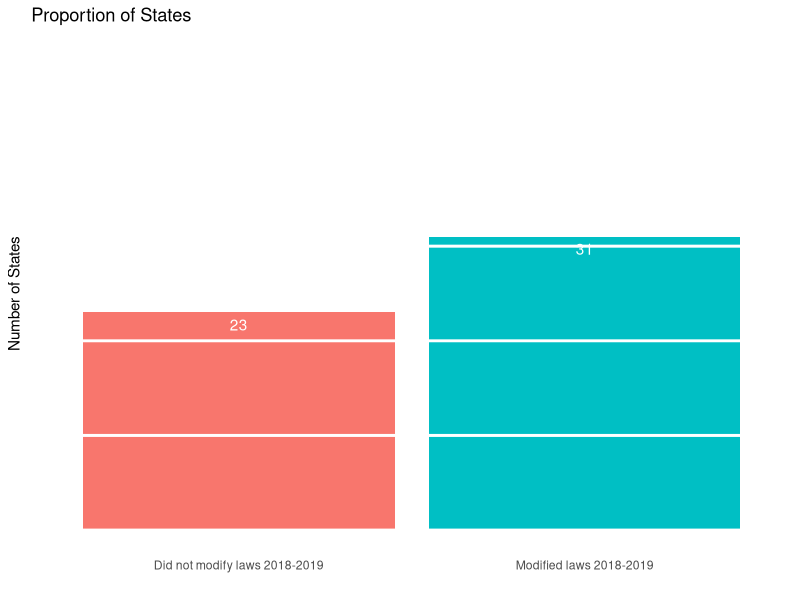
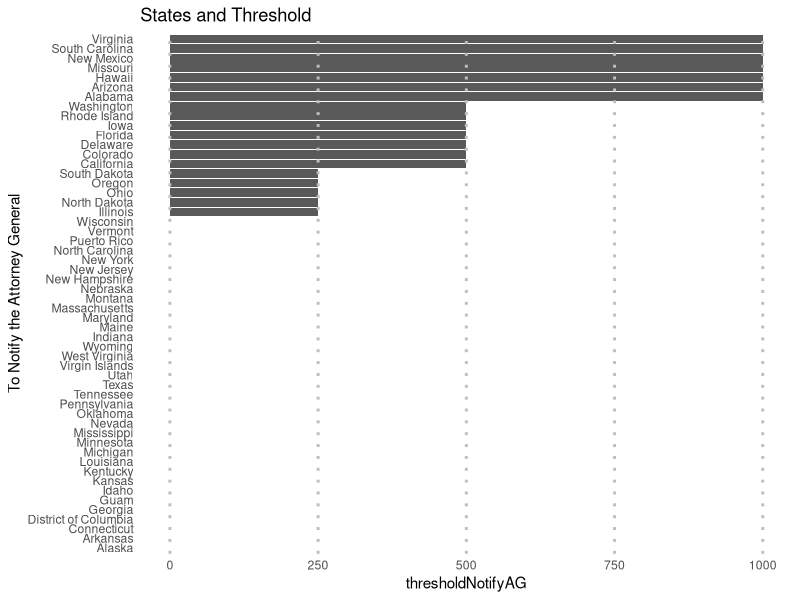

The R script that drew these images, in order:
## ---- chunk 1
knitr::opts_chunk$set(echo = TRUE)
## ---- chunk 2
library(readr)

statesData <- read_csv("statesSimplified.csv")


# Remove unneeded columns
statesData <- subset(statesData, select = c(1:13))

# Replace all NA values with the integer 0
statesData[is.na(statesData)] <- 0


library(ggplot2)




ggplot(data = statesData, mapping = aes(x = modifiedLawsin2018or2019, fill = modifiedLawsin2018or2019)) + 
  geom_bar() + 
  labs(title = "Proportion of States", x = "", y = "Number of States") + 
  theme(panel.background = element_blank()) + 
  geom_hline(yintercept = seq(0, 50, by = 10), col = "white", lwd = 1) + 
  theme(axis.text.y = element_blank(), axis.ticks = element_blank()) +
  geom_text(aes(label=..count..), stat="count", position = position_stack(), vjust = 1.5, color = "white") + 
  theme(legend.position = "none") + 
  scale_x_discrete(limit = c("FALSE", "TRUE"),
                     labels = c("Did not modify laws 2018-2019", "Modified laws 2018-2019"))
  
ggplot(statesData) + 
  geom_bar(mapping = aes(x = reorder(State, thresholdNotifyAG), y = thresholdNotifyAG), stat = "identity") + 
  xlab("State") + 
  theme(panel.background = element_blank()) + 
  theme(axis.ticks = element_blank()) + 
  labs(title = "States and Threshold", x = "To Notify the Attorney General") + 
  geom_hline(yintercept = seq(0, 1000, by = 250), colour = "gray", size = 1, linetype = 21) + 
  coord_flip()


## ---- chunk 3
axis_vars_trueFalse <- c(
  "Did the State Modify its Law"
)
